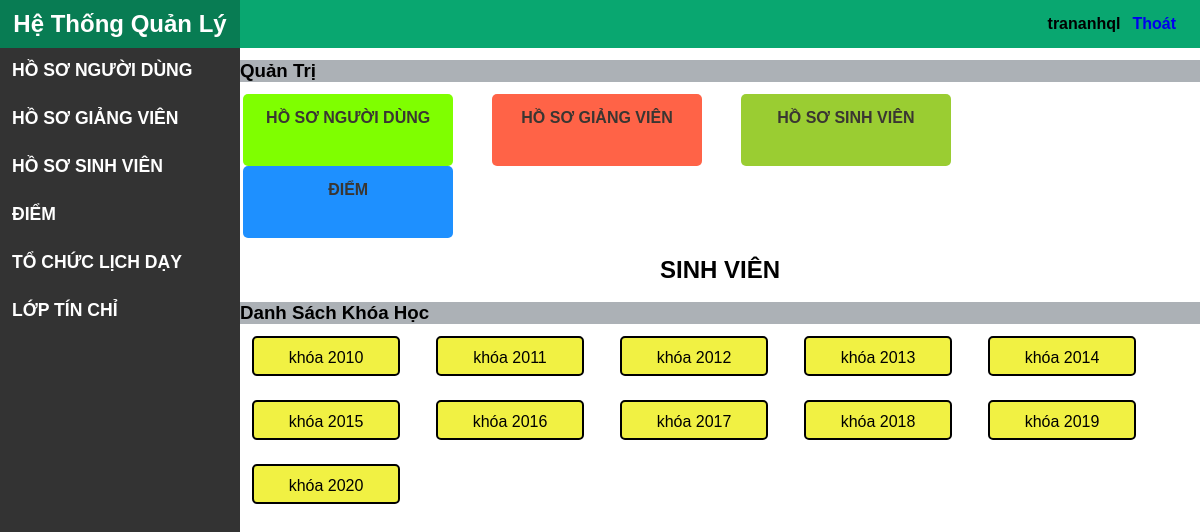
Screenshot of /SinhVien (signed in) with the database file from the repository.
### tables this page shows
CREATE TABLE `khoahoc` (
  `makhoahoc` varchar(20) NOT NULL,
  `tenkhoahoc` varchar(50) DEFAULT NULL,
  `nambatdau` int(11) DEFAULT NULL,
  `namketthuc` int(11) DEFAULT NULL
);

### mvc/core/Controller.php (called while the page is built, shortened)
<?php
class Controller
{
    public function view($view, $data = [])
    {
        require_once "./mvc/views/" . $view . ".php";
    }
}

### mvc/controllers/SinhVien.php (called while the page is built, shortened)
<?php
class SinhVien extends Controller
{
    public function SayHi()
    {
        $daoKhoaHoc = $this->model("DaoKhoaHoc");
        $arrKhoaHoc = $daoKhoaHoc->layKhoaHoc();
        $this->view("LayoutQuanTri", ["page" => "XemKhoaHocSV", "css" => "XemKhoaHocSV", "arrKhoaHoc" => $arrKhoaHoc]);
    }
}

### mvc/core/App.php (called while the page is built, shortened)
<?php
class App
{
   protected $action = "SayHi";
   protected $params = [];
   function __construct()
   {
      $arr = $this->UrlProcess();
      $this->controller=new $this->controller;
      unset($arr[0]);
      unset($arr[1]);
      if (isset($arr)) {
         $this->params = $arr;
      } else {
         $this->params = [];
      }
      call_user_func_array([$this->controller,$this->action],$this->params);
   }
   function UrlProcess()
   {
      if (isset($_GET['url'])) {
         return explode('/', filter_var(trim($_GET['url'], '/')));
      }
   }
}

### index.php (called while the page is built, shortened)
<?php
$myApp = new App();

### mvc/core/DB.php (called while the page is built, shortened)
<?php
class DB
{
    protected $serverName = "localhost";
    protected $userName = "root";
    protected $password = "";
    function __construct()
    {
        $this->conn=mysqli_connect($this->serverName,$this->userName,$this->password);
     }
}

### mvc/models/DaoKhoaHoc.php (called while the page is built)
<?php
class DaoKhoaHoc extends DB
{
    public function layKhoaHoc()
    {
        $array = [];
        $sql = "SELECT * FROM khoahoc";
        $result = mysqli_query($this->conn, $sql);
        while ($row = mysqli_fetch_assoc($result)) {
            $array[] = $row;
        }
        return $array;
    }
}

### mvc/views/pages/XemKhoaHocSV.php (the view)
<div class="content-main">
    <h2>SINH VIÊN</h2>
    <h3>Danh Sách Khóa Học</h3>
    <ul>
        <?php
        $dem = count($data["arrKhoaHoc"]);
        for ($i = 0; $i < $dem; $i++) {
            echo '<a href="SinhVien/LayKhoaSV/' . $data["arrKhoaHoc"][$i]["makhoahoc"] . '"><li>' . $data["arrKhoaHoc"][$i]["tenkhoahoc"] . '</li></a>';
        }
        ?>
    </ul>
</div>

### public/css/QuanTri.css (style rules this page uses)
* { margin: 0px; padding: 0px; }
body { font-size: 1em; font-family: Helvetica, sans-serif; background-color: white; }
a { text-decoration: none; }
ul { list-style: none; }
.content .content-admin h3 { margin: 1vw 0vw; }

### public/css/XemKhoaHocSV.css (style rules this page uses)
.content-main h3 { background-color: rgb(172, 177, 182); }
.content-main h2 { margin: 1.5vw 0vw; text-align: center; }
.content-main ul li { display: inline-block; width: 15%; background-color: rgb(241, 241, 67); height: 3vw; margin-right: 2vw; margin-bottom: 2vw; border-radius: 5px; margin-left: 1vw; text-align: center; line-height: 2.5em; color: black; border: 2px solid black; }

### rows the page displays
khoahoc: tenkhoahoc "khóa 2010"
khoahoc: tenkhoahoc "khóa 2011"
khoahoc: tenkhoahoc "khóa 2012"
khoahoc: tenkhoahoc "khóa 2013"
khoahoc: tenkhoahoc "khóa 2014"
khoahoc: tenkhoahoc "khóa 2015"
khoahoc: tenkhoahoc "khóa 2016"
khoahoc: tenkhoahoc "khóa 2017"
khoahoc: tenkhoahoc "khóa 2018"
khoahoc: tenkhoahoc "khóa 2019"
khoahoc: tenkhoahoc "khóa 2020"

### other values shown
$_SESSION['user'] "trananhql"
